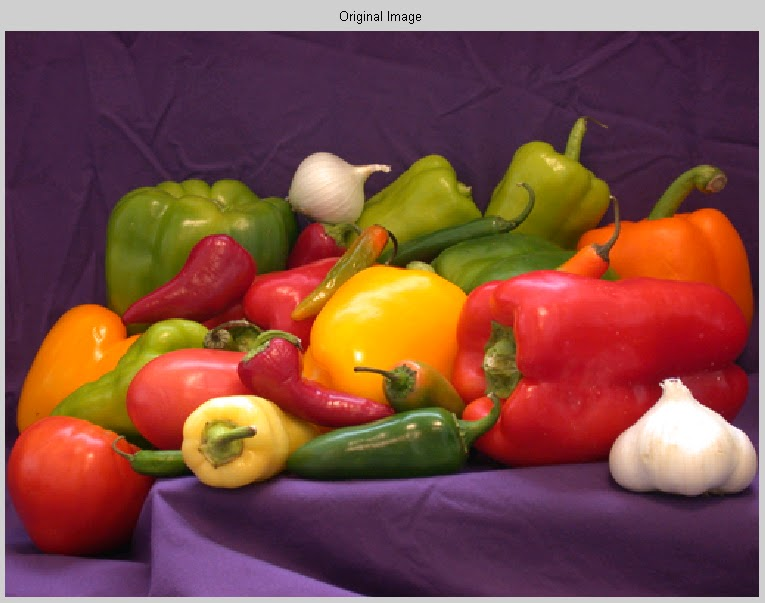
#> input picture Hafta2/images/picture2.jpg, 765 x 603 px
$ python kontrast_germe.py
#> lines starting #> are read from the running program, lines starting #| are printed output that depends on the picture
import cv2
import numpy as np
from matplotlib import pyplot as plt

# Görüntüyü yükleme
img = cv2.imread('images/picture2.jpg', cv2.IMREAD_GRAYSCALE)
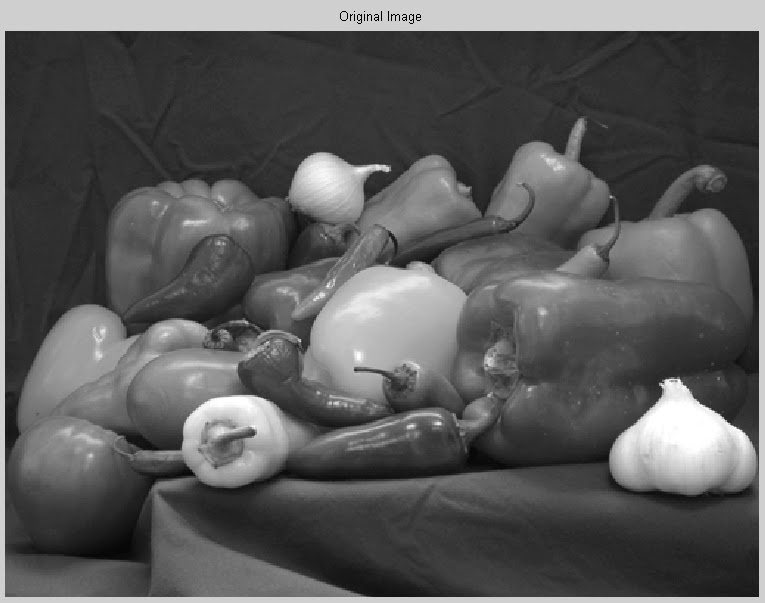
#> img: shape (603, 765); min 0, max 255, mean 90.1

# Kontrast germe (histogram stretching)
min_val = np.min(img)  # Görüntüdeki minimum piksel değeri
#> min_val = 0
max_val = np.max(img)  # Görüntüdeki maksimum piksel değeri
#> max_val = 255

# Kontrastı gerilmiş görüntü oluşturma
stretched_image = cv2.normalize(img, None, 0, 255, cv2.NORM_MINMAX)

cv2.imshow('Original Image', img)
cv2.imshow('Stretched Image', stretched_image)

cv2.waitKey(0)
cv2.destroyAllWindows()

cv2.imwrite('outputs/stretched_image.jpg', stretched_image)

$ run again, with Hafta2/images/picture1.jpg copied over Hafta2/images/picture2.jpg
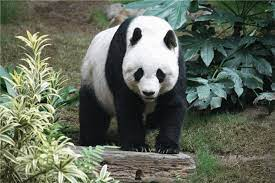
#> input picture Hafta2/images/picture1.jpg, 275 x 183 px
#> `img = cv2.imread('images/picture2.jpg', cv2.IMREAD_GRAYSCALE)`:
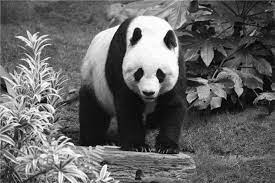
#> img: shape (183, 275); min 0, max 255, mean 100.7
#> min_val = 0
#> max_val = 255

$ run again, with Hafta2/images/picture3.jpg copied over Hafta2/images/picture2.jpg
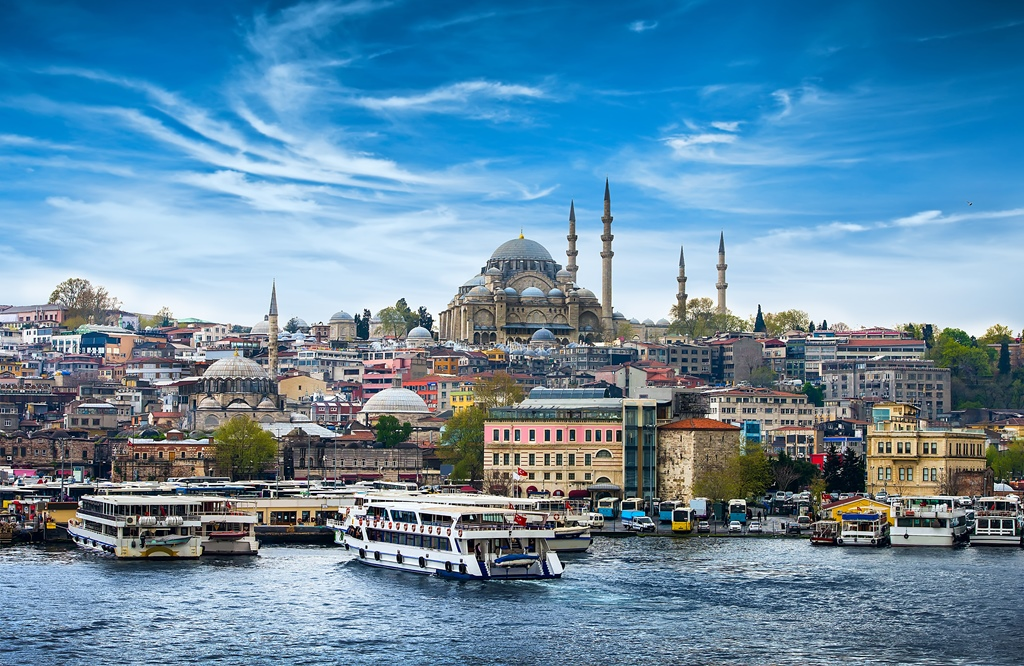
#> input picture Hafta2/images/picture3.jpg, 1024 x 666 px
#> `img = cv2.imread('images/picture2.jpg', cv2.IMREAD_GRAYSCALE)`:
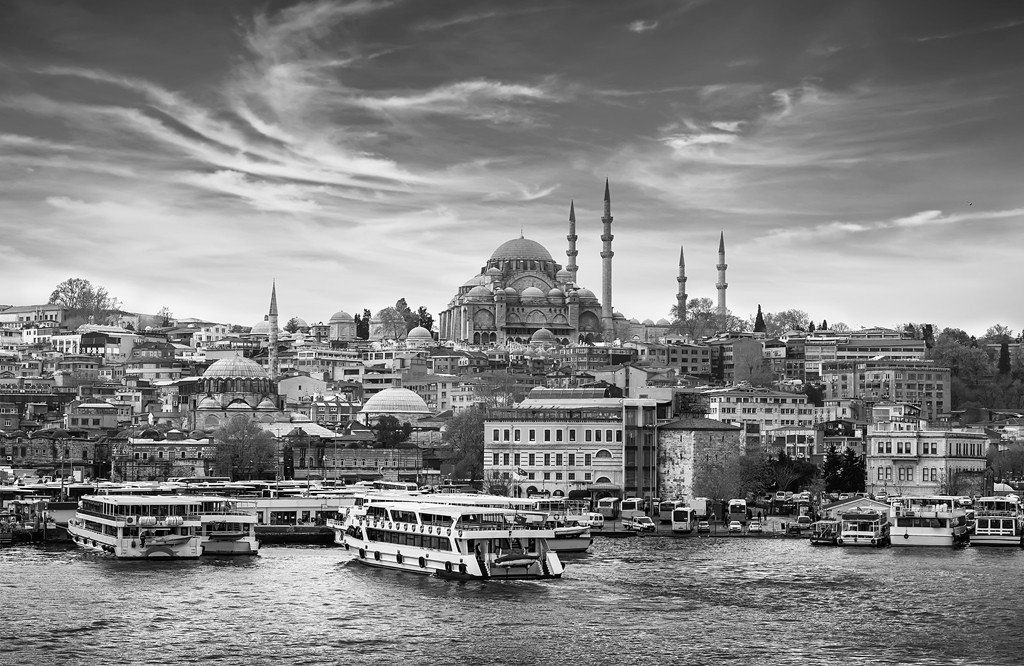
#> img: shape (666, 1024); min 0, max 255, mean 130.7
#> min_val = 0
#> max_val = 255
